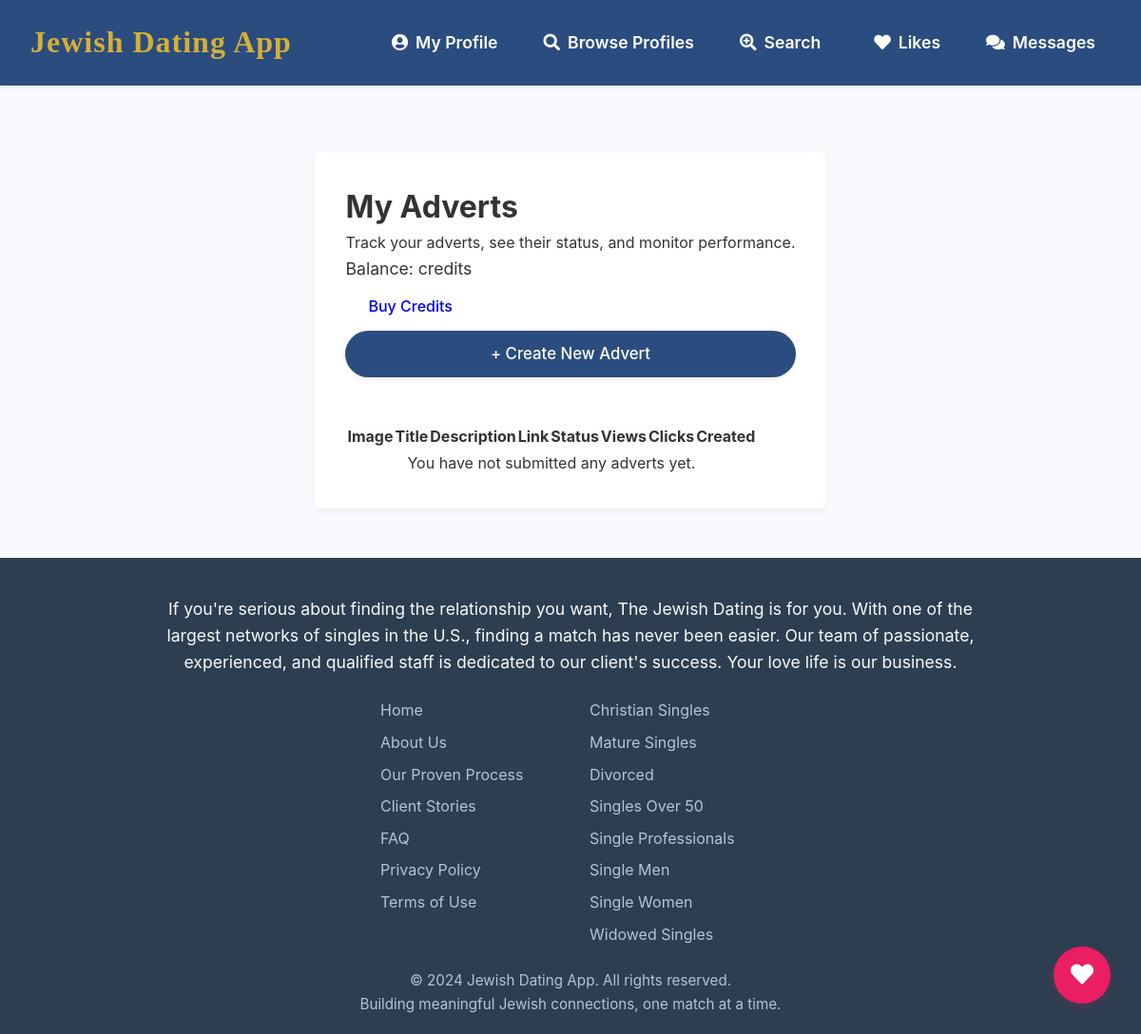
/my_adverts (signed in), run on an earlier commit of the app's database.
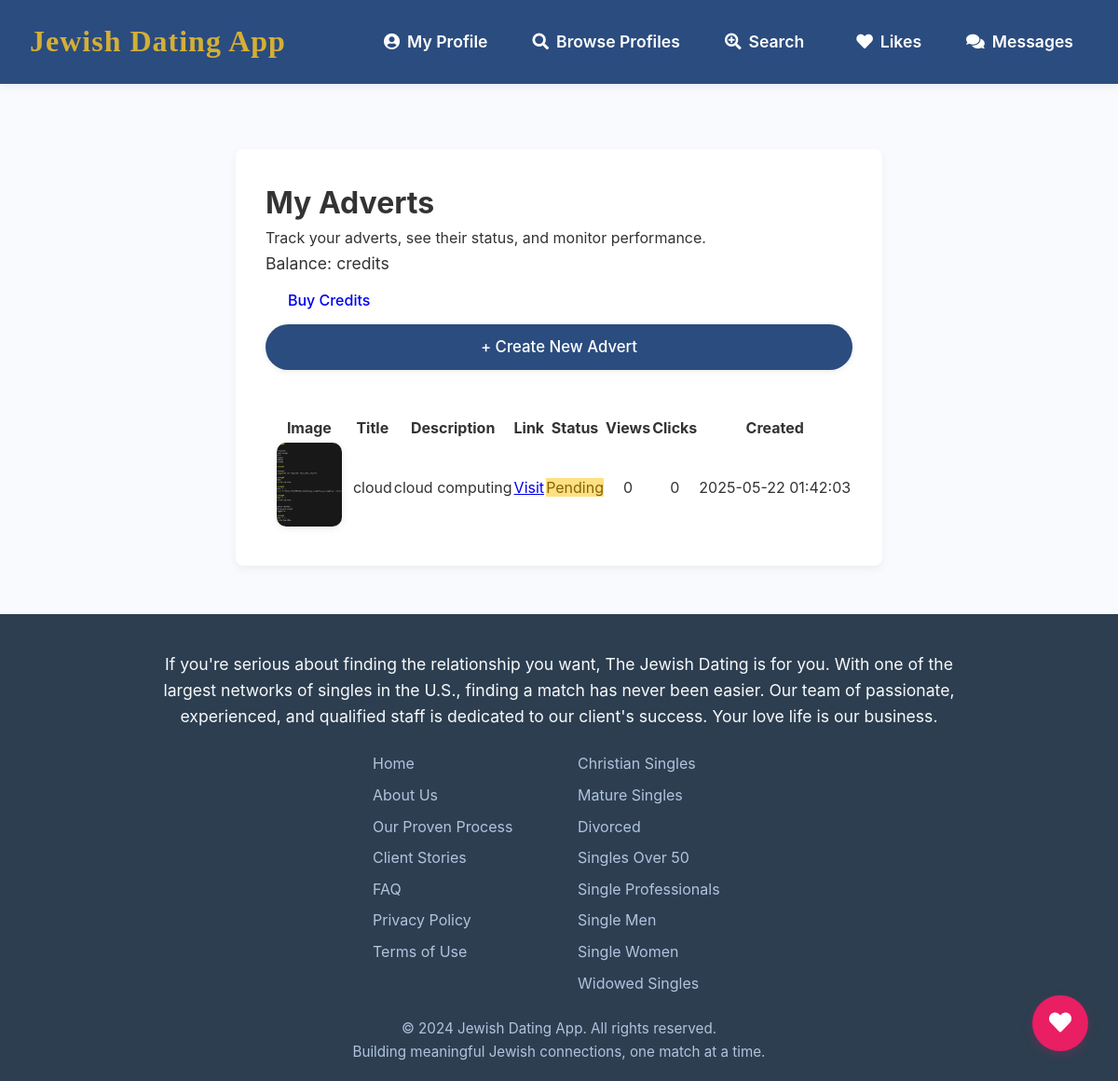
And on a later commit of the database.
### tables this page shows
CREATE TABLE adverts (
            id INTEGER PRIMARY KEY AUTOINCREMENT,
            user_id INTEGER NOT NULL,
            title TEXT NOT NULL,
            description TEXT NOT NULL,
            image TEXT,
            link TEXT NOT NULL,
            status TEXT NOT NULL DEFAULT 'pending',
            views INTEGER NOT NULL DEFAULT 0,
            clicks INTEGER NOT NULL DEFAULT 0,
            created_at DATETIME DEFAULT CURRENT_TIMESTAMP,
            approved_at DATETIME
        );

### app.py (the view)
@app.route('/my_adverts')
@login_required
def my_adverts():
    conn = get_db_connection()
    adverts = conn.execute('''
        SELECT * FROM adverts WHERE user_id = ? ORDER BY created_at DESC
    ''', (g.user['id'],)).fetchall()
    conn.close()
    return render_template('my_adverts.html', adverts=adverts)

### app.py (called while the page is built)
@app.after_request
def add_security_headers(response):
    response.headers['Strict-Transport-Security'] = 'max-age=31536000; includeSubDomains'
    response.headers['X-Content-Type-Options'] = 'nosniff'
    response.headers['X-Frame-Options'] = 'SAMEORIGIN'
    response.headers['X-XSS-Protection'] = '1; mode=block'
    response.headers['Content-Security-Policy'] = "default-src 'self'; script-src 'self' 'unsafe-inline' cdnjs.cloudflare.com cdn.jsdelivr.net; style-src 'self' 'unsafe-inline' fonts.googleapis.com cdnjs.cloudflare.com cdn.jsdelivr.net; font-src 'self' fonts.gstatic.com cdnjs.cloudflare.com; img-src 'self' data:; connect-src 'self'"
    return response

def get_db_connection():
    conn = sqlite3.connect(app.config['DATABASE'])
    conn.row_factory = sqlite3.Row
    return conn

@app.context_processor
def inject_now():
    return {'now': datetime.datetime.now()}

@app.before_request
def load_logged_in_user():
    user_id = session.get('user_id')
    if user_id is None:
        g.user = None
    else:
        conn = get_db_connection()
        g.user = conn.execute(
            'SELECT * FROM users WHERE id = ?', (user_id,)
        ).fetchone()
        conn.execute(
            'UPDATE users SET last_active = CURRENT_TIMESTAMP WHERE id = ?', (user_id,)
        )
        conn.commit()
        conn.close()

def login_required(view):
    @wraps(view)
    def wrapped_view(*args, **kwargs):
        if g.user is None:
            flash('You need to be logged in to access this page.', 'warning')
            return redirect(url_for('login'))
        return view(*args, **kwargs)
    return wrapped_view

### templates/my_adverts.html (shortened to what this page needs)
{% extends "base.html" %}
{% block content %}
<div class="container py-5">
    <div class="my-adverts-header text-center mb-5">
        <h1 class="display-4 mb-3">My Adverts</h1>
        <p class="lead text-muted">Track your adverts, see their status, and monitor performance.</p>
        <div class="mb-3">
            <span class="badge bg-info text-dark" style="font-size:1.1rem;">Balance: {{ g.user['balance'] }} credits</span>
        </div>
        <a href="{{ url_for('buy_credits') }}" class="btn btn-success mt-2 me-2">Buy Credits</a>
        <a href="{{ url_for('submit_advert') }}" class="btn btn-primary mt-2">+ Create New Advert</a>
    </div>
    <div class="table-responsive">
        <table class="table table-striped align-middle my-advert-table">
            <thead>
                <tr>
                    <th>Image</th>
                    <th>Title</th>
                    <th>Description</th>
                    <th>Link</th>
                    <th>Status</th>
                    <th>Views</th>
                    <th>Clicks</th>
                    <th>Created</th>
                </tr>
            </thead>
            <tbody>
                {% for ad in adverts %}
                <tr>
                    <td style="width:90px;">
                        {% if ad['image'] %}
                        <img src="{{ url_for('static', filename=ad['image']) }}" alt="Ad Image" class="my-ad-img">
                        {% else %}
                        <span class="text-muted">No image</span>
                        {% endif %}
                    </td>
                    <td>{{ ad['title'] }}</td>
                    <td style="max-width:220px;">{{ ad['description'] }}</td>
                    <td><a href="{{ ad['link'] }}" target="_blank">Visit</a></td>
                    <td>
                        {% if ad['status'] == 'pending' %}
                            <span class="badge bg-warning text-dark">Pending</span>
                        {% elif ad['status'] == 'approved' %}
                            <span class="badge bg-success">Approved</span>
                        {% else %}
                            <span class="badge bg-danger">Rejected</span>
                        {% endif %}
                    </td>
                    <td>{{ ad['views'] }}</td>
                    <td>{{ ad['clicks'] }}</td>
                    <td>{{ ad['created_at'][:19] }}</td>
                </tr>
                {% else %}
                <tr><td colspan="8" class="text-center text-muted">You have not submitted any adverts yet.</td></tr>
                {% endfor %}
            </tbody>
        </table>
    </div>
</div>
{% endblock %}

### templates/base.html (shortened to what this page needs)
<!DOCTYPE html>
<html lang="en">
<head>
    <link rel="stylesheet" href="{{ url_for('static', filename='style.css') }}">
    <link rel="stylesheet" href="https://cdnjs.cloudflare.com/ajax/libs/font-awesome/5.15.4/css/all.min.css">
</head>
<body>
    <nav class="navbar">
        <div class="navbar-content">
            <a href="{{ url_for('index') }}" class="navbar-brand">
                Jewish Dating App
            </a>
            <div class="navbar-menu" id="navbarMenu">
                {% if g.user %}
                <div class="navbar-start">
                    <a href="{{ url_for('profile') }}" class="nav-link {% if request.endpoint == 'profile' %}active{% endif %}">
                        <i class="fas fa-user-circle"></i>
                        <span>My Profile</span>
                    </a>
                    <a href="{{ url_for('browse_profiles') }}" class="nav-link {% if request.endpoint == 'browse_profiles' %}active{% endif %}">
                        <i class="fas fa-search"></i>
                        <span>Browse Profiles</span>
                    </a>
                    <a href="{{ url_for('search_profiles') }}" class="nav-link {% if request.endpoint == 'search_profiles' %}active{% endif %}">
                        <i class="fas fa-search-plus"></i>
                        <span>Search</span>
                    </a>
                </div>
                <div class="navbar-end">
                    <a href="{{ url_for('my_likes') }}" class="nav-link {% if request.endpoint == 'my_likes' %}active{% endif %}">
                        <i class="fas fa-heart"></i>
                        <span>Likes</span>
                    </a>
                    <a href="{{ url_for('messages') }}" class="nav-link {% if request.endpoint == 'messages' %}active{% endif %}">
                        <i class="fas fa-comments"></i>
                        <span>Messages</span>
                    </a>
                </div>
                {% endif %}
            </div>
        </div>
    </nav>
    <main class="main-content">
        {% block content %}{% endblock %}
    </main>
    <footer class="site-footer">
        <div class="footer-top-text">
            If you're serious about finding the relationship you want, The Jewish Dating is for you. With one of the largest networks of singles in the U.S., finding a match has never been easier. Our team of passionate, experienced, and qualified staff is dedicated to our client's success. Your love life is our business.
        </div>
        <div class="footer-links">
            <div class="footer-links-group">
                <a href="/">Home</a>
                <a href="#">About Us</a>
                <a href="#">Our Proven Process</a>
                <a href="#">Client Stories</a>
                <a href="#">FAQ</a>
                <a href="{{ url_for('privacy') }}" class="footer-link">Privacy Policy</a>
                <a href="{{ url_for('terms') }}" class="footer-link" style="pointer-events: auto; cursor: pointer;">Terms of Use</a>
            </div>
            <div class="footer-links-group">
                <a href="#">Christian Singles</a>
                <a href="#">Mature Singles</a>
                <a href="#">Divorced</a>
                <a href="#">Singles Over 50</a>
                <a href="#">Single Professionals</a>
                <a href="#">Single Men</a>
                <a href="#">Single Women</a>
                <a href="#">Widowed Singles</a>
            </div>
        </div>
        <div class="footer-bottom">
            <div class="footer-info">
                <p>&copy; 2024 Jewish Dating App. All rights reserved.</p>
                <p class="footer-tagline">Building meaningful Jewish connections, one match at a time.</p>
            </div>
        </div>
    </footer>
    <div id="chatbot-widget">
        <button id="chatbot-toggle" class="chatbot-toggle-btn" aria-label="Chat with our love agent">
            <i class="fas fa-heart"></i>
        </button>
    </div>
</body>
</html>

### static/style.css (style rules this page uses)
.btn-primary { display: block; width: 100%; padding: 0.75rem; font-size: 1rem; font-weight: 500; text-align: center; color: #fff; background-color: #007bff; border: 1px solid #007bff; border-radius: 0.25rem; cursor: pointer; transition: background-color 0.15s ease-in-out, border-color 0.15s ease-in-out; }
.navbar-brand { color: var(--primary-color); transition: color 0.2s ease; font-family: 'Playfair Display', serif; }
.navbar-menu { display: flex; align-items: center; gap: 1.5rem; }
.navbar-start { display: flex; }
:root { --primary-color: #007bff; --secondary-color: #6c757d; --light-gray: #f8f9fa; --border-color: #e0e0e0; --border-radius: 8px; --border-radius-small: 5px; --box-shadow: 0 1px 6px rgba(0, 0, 0, 0.08); --box-shadow-hover: 0 8px 16px rgba(0, 0, 0, 0.1); }

### templates/my_adverts.html (style rules this page uses)
.my-adverts-header { margin-bottom: 3rem; }
.my-advert-table th, .my-advert-table td { vertical-align: middle; text-align: center; }
.my-ad-img { width: 70px; height: 90px; object-fit: cover; border-radius: 10px; box-shadow: 0 2px 8px rgba(0,0,0,0.08); }
.badge.bg-warning { background: #ffe082 !important; color: #856404 !important; }
.btn-primary { border-radius: 25px; font-weight: 500; padding: 0.7rem 1.5rem; font-size: 1.05rem; box-shadow: 0 2px 6px rgba(0,0,0,0.08); transition: background 0.2s, transform 0.2s; }

What changed in the data, as far as the page shows it:
added adverts: image (picture), title "cloud", description "cloud computing", status "Pending", views "0", clicks "0", created_at "2025-05-22 01:42:03"
Also different on the page:
text no longer shown: "You have not submitted any adverts yet."
